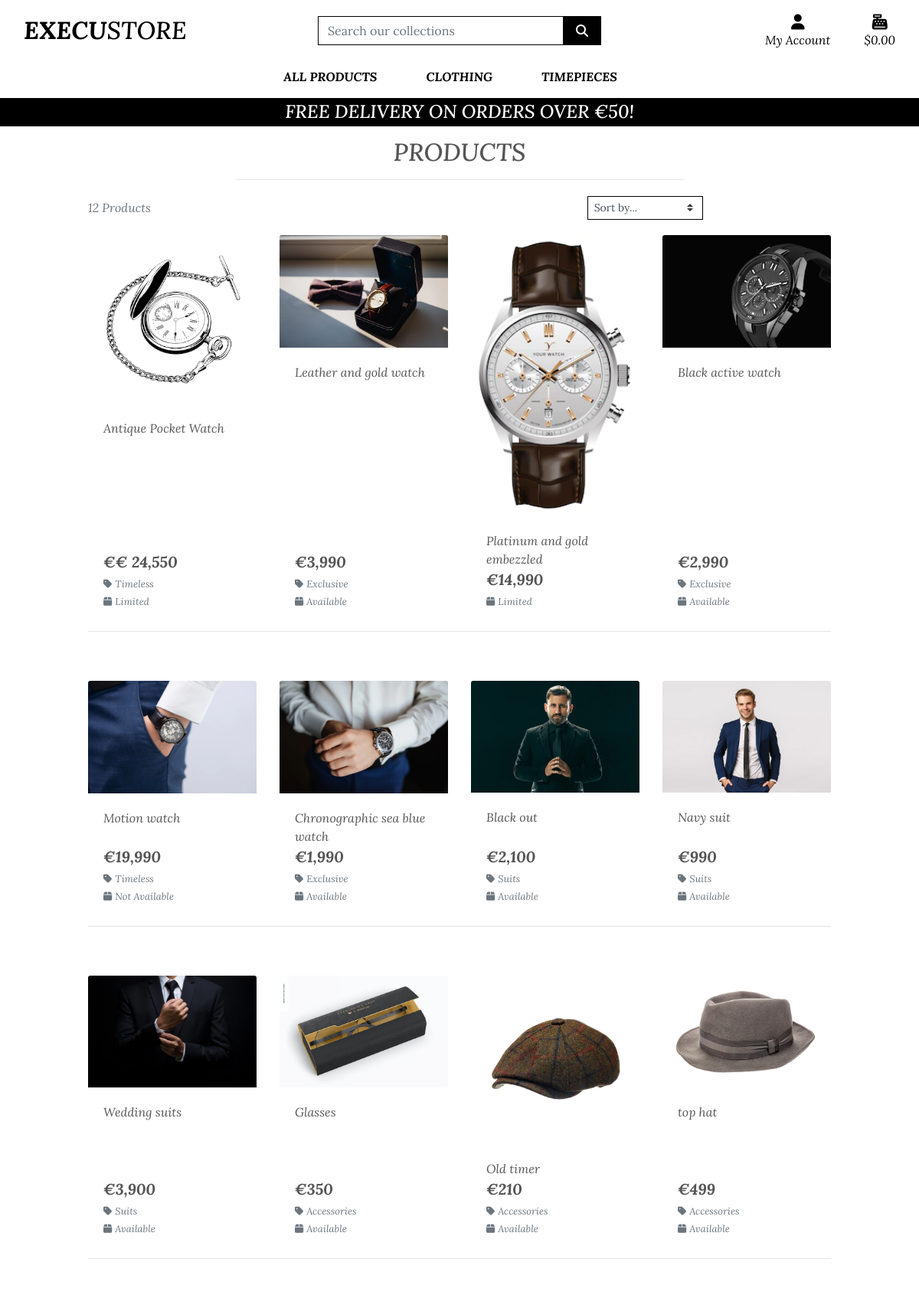
The app's page /products/, older data.
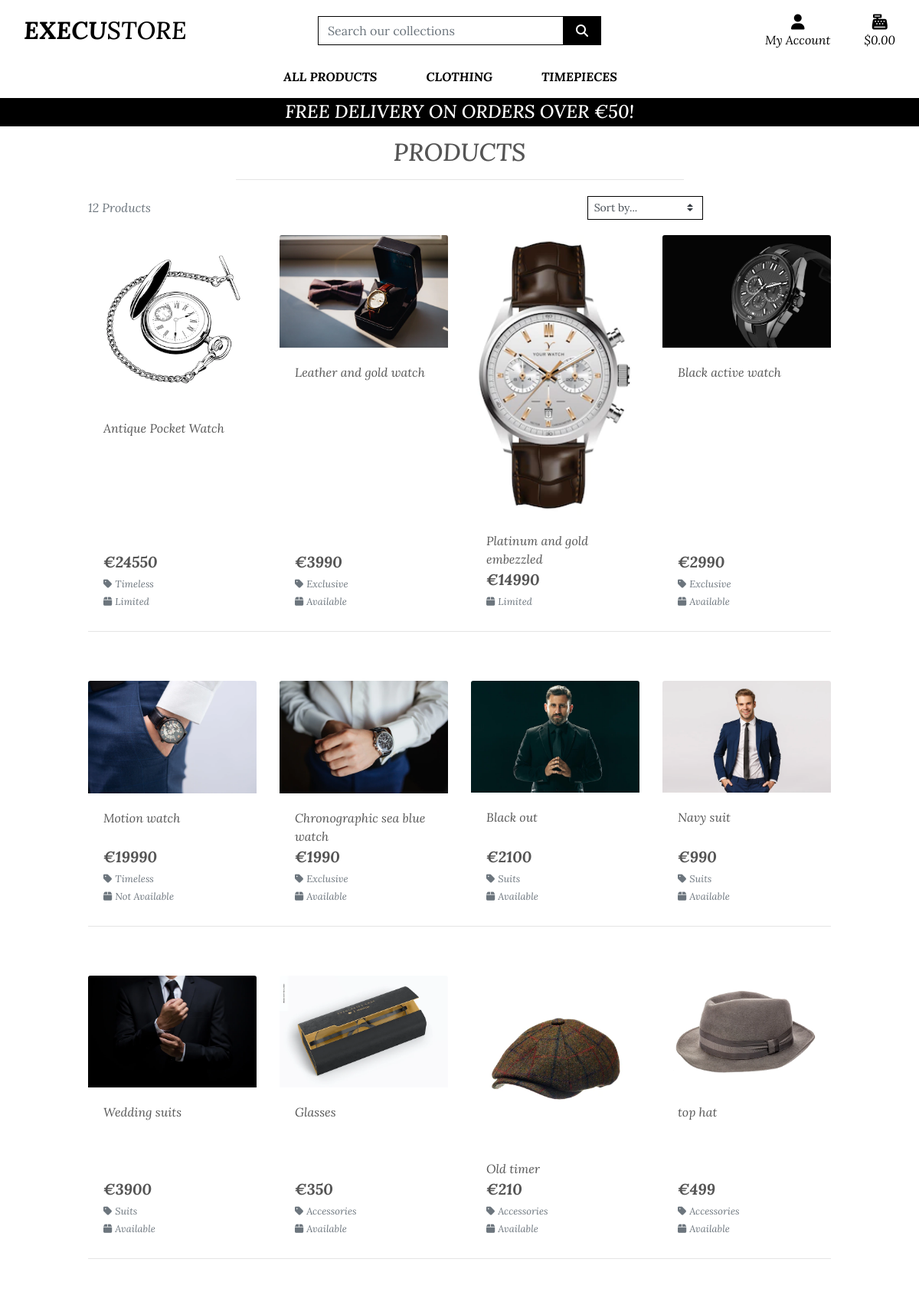
The same page, newer data.
### products/models.py (models this page shows, shortened)
class Product(models.Model):
    category = models.ForeignKey('Category', null=True, blank=True,
                                 on_delete=models.SET_NULL)
    name = models.CharField(max_length=255)
    description = models.TextField()
    price = models.CharField(max_length=255)
    availability = models.CharField(max_length=255)
    image_url = models.URLField(max_length=1024, null=True, blank=True)
    image = models.ImageField(null=True, blank=True)

class Category(models.Model):
    name = models.CharField(max_length=254)
    friendly_name = models.CharField(max_length=254, null=True, blank=True)

### products/views.py (the view, shortened to what this page needs)
# urls.py: path('', views.all_products, name='products'),
def all_products(request):
    product = Product.objects.all()
    query = None
    categories = None
    sort = None
    direction = None
    current_sorting = f'{sort}_{direction}'
    context = {
        'products': product,
        'current_categories': categories,
        'search_term': query,
        'current_sorting': current_sorting,
    }
    product_page = 'products/products.html'
    return render(request, product_page, context)

### bag/contexts.py (called while the page is built, shortened)
def bag_contents(request):
    bag_items = []
    total = 0
    product_count = 0
    bag = request.session.get('bag', {})
    if total < settings.FREE_DELIVERY_THRESHOLD:
        delivery = total * Decimal(settings.STANDARD_DELIVERY_PERCENTAGE / 100)
        free_delivery_delta = settings.FREE_DELIVERY_THRESHOLD - total
    else:
        delivery = 0
        free_delivery_delta = 0
    grand_total = delivery + total
    context = {
        'bag_items': bag_items,
        'total': total,
        'product_count': product_count,
        'delivery': delivery,
        'free_delivery_delta': free_delivery_delta,
        'free_delivery_threshold': settings.FREE_DELIVERY_THRESHOLD,
        'grand_total': grand_total,
    }
    return context

### products/templates/products/products.html (shortened to what this page needs)
{% extends "base.html" %}
{% load static %}
{% block page_header %}
    <div class="container header-container">
    </div>
{% endblock %}
{% block content %}
    <div class="overlay"></div>
    <div class="container-fluid">
        <div class="row">
            <div class="col text-center mt-3">
                <h2 class="logo-font">Products</h2>
                <hr class="w-50 mb-1">
            </div>
        </div>
        <div class="row">
            <div class="product-container col-10 offset-1">
                <div class="row mt-1 mb-2">
                    <div class="col-12 col-md-4 my-auto order-md-last d-flex justify-content-right justify-content-md-end">
                        <div class="sort-select-wrapper w-50">
                            <select id="sort-selector" class="custom-select custom-select-sm rounded-0 border border-{% if current_sorting != 'None_None' %}info{% else %}black{% endif %}">
                                <option value="reset" {% if current_sorting == 'None_None' %}selected{% endif %}>Sort by...</option>
                            </select>
                        </div>
                    </div>
                    <div class="col-12 col-md-6 order-md-first">
                        <p class="text-muted mt-3 text-center text-md-left">
                            {{ products|length }} Products{% if search_term %} found for <strong>"{{ search_term }}"</strong>{% endif %}
                        </p>
                    </div>
                </div>
                <div class="row">
                    {% for product in products %}
                        <div class="col-sm-6 col-md-6 col-lg-4 col-xl-3">
                            <div class="card h-100 border-0">
                                <a href="{% url 'product_detail' product.id %}">
                                    <img class="card-img-top img-fluid" src="{{ product.image.url }}" alt="{{ product.name }}">
                                </a>
                                <div class="card-body pb-0">
                                    <p class="mb-0">{{ product.name }}</p>
                                </div>
                                <div class="card-footer bg-white pt-0 border-0 text-left">
                                    <div class="row">
                                        <div class="col">
                                            <p class="lead mb-0 text-left font-weight-bold">€{{ product.price }}</p>
                                            {% if product.category %}
                                            <p class="small mt-1 mb-0">
                                                <a class="text-muted" href="{% url 'products' %}?category={{ product.category.name }}">
                                                    <i class="fas fa-light fa-tag mr-1"></i>{{ product.category.friendly_name }}
                                                </a>
                                            </p>
                                            {% endif %}
                                            {% if product.availability %}
                                                <small class="text-muted"><i class="fas fa-light fa-box mr-1"></i>{{ product.availability }}</small>
                                            {% else %}
                                                <small class="text-muted">Contact For Availability</small>
                                            {% endif %}
                                        </div>
                                    </div>
                                </div>
                            </div>
                        </div>
                        {% if forloop.counter|divisibleby:4 %}
                            <div class="col-12 d-none d-xl-block mb-5">
                                <hr>
                            </div>
                        {% endif %}
                {% endfor %}
            </div>
        </div>
    </div>
{% endblock %}

### templates/base.html (shortened to what this page needs)
{% load static %}
<!doctype html>
<html lang="en">
  <head>
    {% block corecss %}
        <link rel="stylesheet" href="https://stackpath.bootstrapcdn.com/bootstrap/4.4.1/css/bootstrap.min.css">
        <link rel="stylesheet" href="{% static 'css/base.css' %}">
    {% endblock %}
  </head>
  <body>
    <header class="container-fluid fixed-top">
        <div id="topnav" class="row bg-white pt-lg-2 d-none d-lg-flex">
            <div class="col-12 col-lg-4 my-auto py-1 py-lg-0 text-center text-lg-left">
                <a href="{% url 'home' %}" class="nav-link main-logo-link">
                    <h2 class="logo-font text-black my-0"><strong>Execu</strong>Store</h2>
                </a>
            </div>
            <div class="col-12 col-lg-4 my-auto py-1 py-lg-0">
                <form method="GET" action="{% url 'products' %}">
                    <div class="input-group w-100">
                        <input class="form-control border border-black rounded-0" type="text" name="q" placeholder="Search our collections">
                        <div class="input-group-append">
                            <button class="form-control btn btn-black border border-black rounded-0" type="submit">
                                <span class="icon">
                                    <i class="fas fa-search"></i>
                                </span>
                            </button>
                        </div>
                    </div>
                </form>
            </div>
            <div class="col-12 col-lg-4 my-auto py-1 py-lg-0">
                <ul class="list-inline list-unstyled text-center text-lg-right my-0">
                    <li class="list-inline-item dropdown">
                        <a class="text-black nav-link" href="#" id="user-options" data-toggle="dropdown" aria-haspopup="true" aria-expanded="false">
                            <div class="text-center">
                                <div><i class="fas fa-user fa-lg"></i></div>
                                <p class="my-0">My Account</p>
                            </div>
                        </a>
                    </li>
                    <li class="list-inline-item">
                        <a class="{% if grand_total %}text-info font-weight-bold{% else %}text-black{% endif %} nav-link" href="{% url 'view_bag' %}">
                            <div class="text-center">
                                <div><i class="fas fa-cash-register fa-lg"></i></div>
                                <p class="my-0">
                                    {% if grand_total %}
                                        ${{ grand_total|floatformat:2 }}
                                    {% else %}
                                        $0.00
                                    {% endif %}
                                </p>
                            </div>
                        </a>
                    </li>
                </ul>
            </div>
        </div>
        <div class="row bg-white">
            <nav class="navbar navbar-expand-lg navbar-light w-100">
                {% include 'includes/main-nav.html' %}
            </nav>
        </div>
        <div id="delivery-banner" class="row text-center">
            <div class="col bg-black text-white">
                <h4 class="logo-font my-1">Free delivery on orders over €{{ free_delivery_threshold }}!</h4>
            </div>
        </div>
    </header>
    {% block page_header %}
    {% endblock %}
    {% block content %}
    {% endblock %}
  </body>
</html>

### templates/includes/main-nav.html (shortened to what this page needs)
<div class="collapse navbar-collapse" id="main-nav">
    <ul class="navbar-nav w-auto mx-auto">
        <li class="nav-item dropdown">
            <a class="logo-font font-weight-bold nav-link text-black mr-5" href="#" id="all-products-link" data-toggle="dropdown" aria-haspopup="true" aria-expanded="false">
                All Products
            </a>
        </li>
        <li class="nav-item dropdown">
            <a class="logo-font font-weight-bold nav-link text-black mr-5" href="#" id="clothing-link" data-toggle="dropdown" aria-haspopup="true" aria-expanded="false">
                Clothing
            </a>
        </li>
        <li class="nav-item dropdown">
            <a class="logo-font font-weight-bold nav-link text-black mr-5" href="#" id="timepieces-link" data-toggle="dropdown" aria-haspopup="true" aria-expanded="false">
                Timepieces
            </a>
        </li>
    </ul>
</div>

### static/css/base.css (style rules this page uses)
html { height: 100%; }
body { background: url('/media/homepage-image.jpg') no-repeat center center fixed; background-size: cover; height: calc(100vh - 164px); color: #555; font-family: 'Lora'; font-style: italic; }
.icon { align-items: center; display: inline-flex; justify-content: center; height: 1.5rem; width: 1.5rem; }
.logo-font { text-transform: uppercase; }
.main-logo-link { width: fit-content; }
.btn-black { background: black; color: white; }
.text-black { color: #000 !important; }
.border-black { border: 1px solid black !important; }
.bg-black { background-color: #000 !important; }
.overlay { height: 100%; width: 100%; top: 0; left: 0; position: fixed; background: white; z-index: -1; }
@media (min-width: 1200px) { .container { max-width: 80%; } }
@media (min-width: 992px) { .header-container { padding-top: 164px; } }

Row changes from the older to the newer data that the page shows:
changed Product "Antique Pocket Watch": price "€ 24,550" → "24550"
changed Product "Leather and gold watch": price "3,990" → "3990"
changed Product "Platinum and gold embezzled": price "14,990" → "14990"
changed Product "Black active watch": price "2,990" → "2990"
changed Product "Motion watch": price "19,990" → "19990"
changed Product "Chronographic sea blue watch": price "1,990" → "1990"
changed Product "Black out": price "2,100" → "2100"
changed Product "Wedding suits": price "3,900" → "3900"
